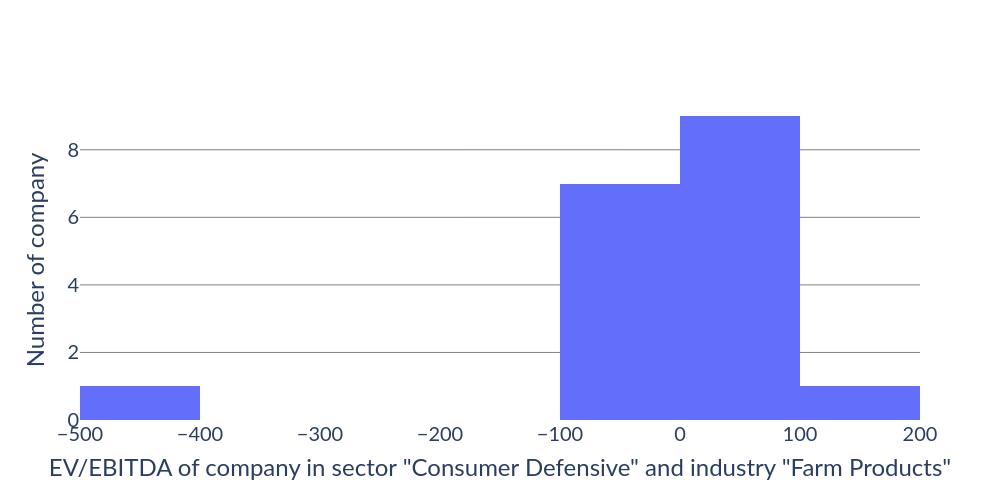

The cell this chart's notebook holds for it:
### Code cell
# Distribution of market cap
fig = go.Figure()
fig.add_trace(
    go.Histogram(x = df['evebitda'].apply(lambda x : float(x) if not pd.isna(x) else None))
)
fig.update_yaxes(showgrid = True, gridcolor = 'gray', title = 'Number of company')
fig.update_xaxes(title = f'EV/EBITDA of company in sector "{SECTOR}" and industry "{INDUSTRY}"')
fig.update_layout(
    width = 1000,
    height = 500,
    plot_bgcolor = 'white',
    paper_bgcolor = 'white',
    font = dict(family = 'Lato', size = 20)
)
fig.show()

### Figure 1 — Plotly figure (JSON) as saved in the notebook; plotly's stock layout.template omitted (floating-point values rounded to 4 significant figures)
{"data": [{"type": "histogram", "x": [-6.208, 196.6, -1.076, -46.74, -419.1, 2.626, -2.317, -39.21, 10.81, -7.324, 15.5, 10, 6.933, 8.684, 7.962, -1.246, 6.698, 0.234]}], "layout": {"font": {"family": "Lato", "size": 20}, "height": 500, "paper_bgcolor": "white", "plot_bgcolor": "white", "width": 1000, "xaxis": {"title": {"text": "EV/EBITDA of company in sector \"Consumer Defensive\" and industry \"Farm Products\""}}, "yaxis": {"gridcolor": "gray", "showgrid": true, "title": {"text": "Number of company"}}}}
